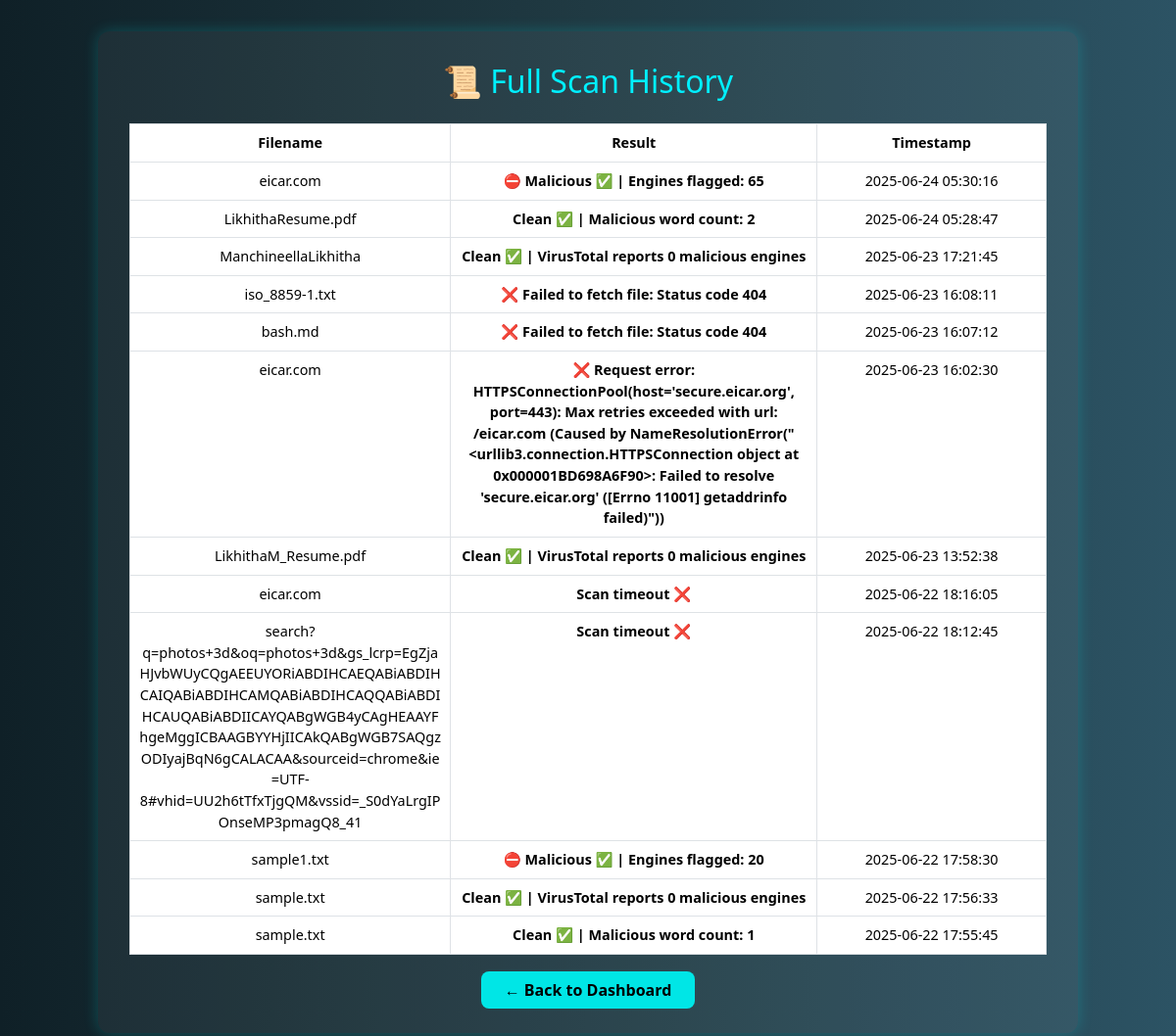
The page /results (signed in) on the database its author committed.
### tables this page shows
CREATE TABLE scan_results (
    id INTEGER PRIMARY KEY AUTOINCREMENT,
    filename TEXT,
    result TEXT,
    status TEXT,  -- clean / malicious / unknown
    timestamp DATETIME DEFAULT CURRENT_TIMESTAMP
);

### app.py (the view)
@app.route('/results')
def results():
    if 'user' not in session:
        return redirect('/')
    conn = sqlite3.connect('webshell.db')
    cur = conn.cursor()
    cur.execute("SELECT filename, result, timestamp FROM scan_results ORDER BY timestamp DESC")
    results = cur.fetchall()
    conn.close()
    return render_template('results.html', results=results)

### templates/results.html (shortened to what this page needs)
<!DOCTYPE html>
<html lang="en">
<head>
  <link rel="stylesheet" href="https://cdn.jsdelivr.net/npm/bootstrap@5.3.2/dist/css/bootstrap.min.css">
</head>
<body>
  <div class="history-container">
    <h2>📜 Full Scan History</h2>
    <table class="table table-bordered">
      <thead>
        <tr>
          <th style="width: 35%;">Filename</th>
          <th style="width: 40%;">Result</th>
          <th style="width: 25%;">Timestamp</th>
        </tr>
      </thead>
      <tbody>
        {% for row in results %}
        <tr>
          <td>{{ row[0] }}</td>
          <td class="{% if 'clean' in row[1]|lower %}green{% elif 'malicious' in row[1]|lower %}red{% else %}orange{% endif %}">
            {{ row[1] }}
          </td>
          <td>{{ row[2] }}</td>
        </tr>
        {% endfor %}
      </tbody>
    </table>
    <div class="btn-back">
      <a href="/dashboard">← Back to Dashboard</a>
    </div>
  </div>
</body>
</html>

### templates/results.html (style rules this page uses)
body { background: linear-gradient(to right, #0f2027, #203a43, #2c5364); color: white; font-family: 'Segoe UI', sans-serif; padding: 2rem; }
.history-container { max-width: 1000px; margin: auto; background: rgba(255,255,255,0.05); padding: 2rem; border-radius: 12px; box-shadow: 0 0 15px rgba(0,255,255,0.2); }
h2 { text-align: center; color: #00f0ff; margin-bottom: 1.5rem; }
table { width: 100%; font-size: 0.9rem; }
th, td { text-align: center; padding: 0.6rem; word-break: break-word; }
th { background-color: #00bcd4; color: black; }
tr:nth-child(even) { background-color: rgba(255,255,255,0.04); }
.green { color: #00ff99; font-weight: bold; }
.red { color: #ff4d4d; font-weight: bold; }
.orange { color: #ffa500; font-weight: bold; }
.btn-back { margin-top: 1.5rem; display: block; text-align: center; }
.btn-back a { background: #00e6e6; padding: 0.5rem 1.5rem; border-radius: 8px; text-decoration: none; color: black; font-weight: bold; }

### rows shown on the page
scan_results: filename "eicar.com", result "⛔ Malicious ✅ | Engines flagged: 65", timestamp "2025-06-24 05:30:16"
scan_results: filename "LikhithaResume.pdf", result "Clean ✅ | Malicious word count: 2", timestamp "2025-06-24 05:28:47"
scan_results: filename "ManchineellaLikhitha", result "Clean ✅ | VirusTotal reports 0 malicious engines", timestamp "2025-06-23 17:21:45"
scan_results: filename "iso_8859-1.txt", result "❌ Failed to fetch file: Status code 404", timestamp "2025-06-23 16:08:11"
scan_results: filename "bash.md", result "❌ Failed to fetch file: Status code 404", timestamp "2025-06-23 16:07:12"
scan_results: filename "eicar.com", result "❌ Request error: HTTPSConnectionPool(host='secure.eicar.org', port=443): Max retries exceeded with url: /eicar.com (Caused by NameResolutionError(\"<urllib3.connection.HTTPSConnection object at 0x000001BD698A6F90>: Failed to resolve 'secure.eicar.org' ([Errno 11001] getaddrinfo failed)\"))", timestamp "2025-06-23 16:02:30"
scan_results: filename "LikhithaM_Resume.pdf", result "Clean ✅ | VirusTotal reports 0 malicious engines", timestamp "2025-06-23 13:52:38"
scan_results: filename "eicar.com", result "Scan timeout ❌", timestamp "2025-06-22 18:16:05"
scan_results: filename "search?q=photos+3d&oq=photos+3d&gs_lcrp=EgZjaHJvbWUyCQgAEEUYORiABDIHCAEQABiABDIHCAIQABiABDIHCAMQABiABDIHCAQQABiABDIHCAUQABiABDIICAYQABgWGB4yCAgHEAAYFhgeMggICBAAGBYYHjIICAkQABgWGB7SAQgzODIyajBqN6gCALACAA&sourceid=chrome&ie=UTF-8#vhid=UU2h6tTfxTjgQM&vssid=_S0dYaLrgIPOnseMP3pmagQ8_41", result "Scan timeout ❌", timestamp "2025-06-22 18:12:45"
scan_results: filename "sample1.txt", result "⛔ Malicious ✅ | Engines flagged: 20", timestamp "2025-06-22 17:58:30"
scan_results: filename "sample.txt", result "Clean ✅ | VirusTotal reports 0 malicious engines", timestamp "2025-06-22 17:56:33"
scan_results: filename "sample.txt", result "Clean ✅ | Malicious word count: 1", timestamp "2025-06-22 17:55:45"
